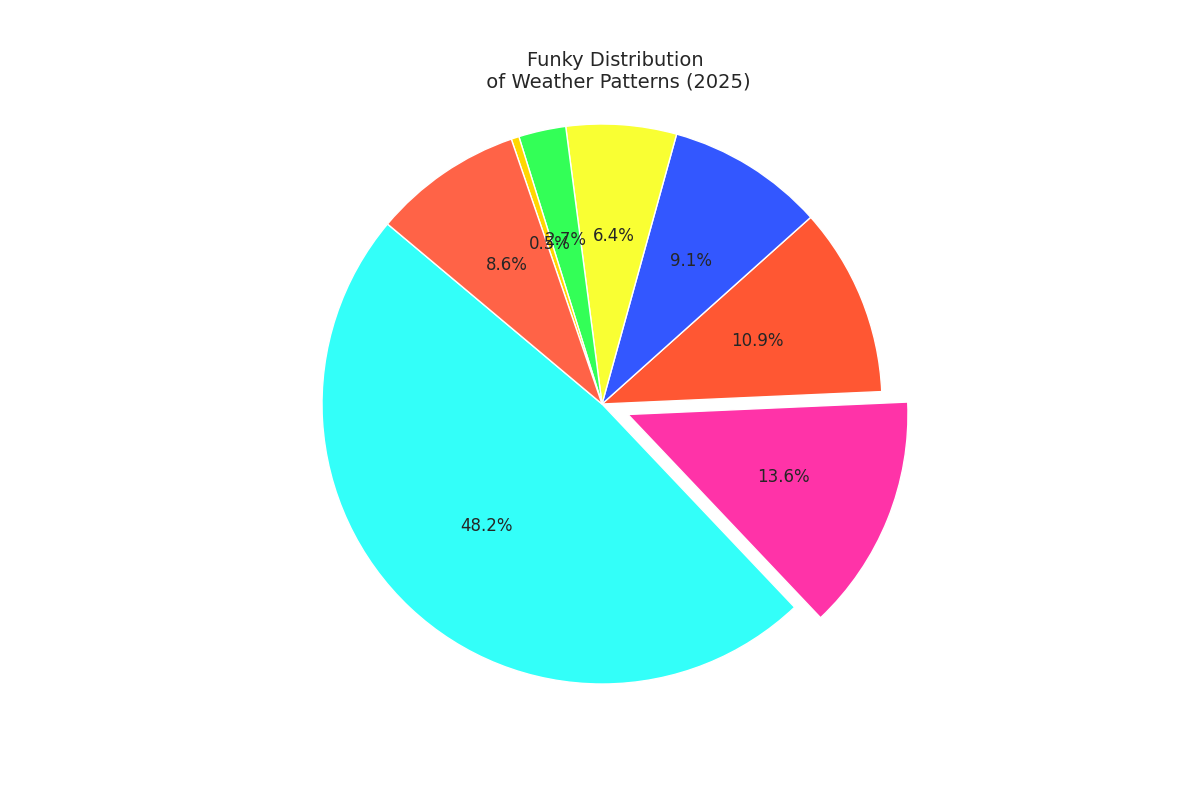

The script that drew this image:
import matplotlib.pyplot as plt

# Randomly altered names for regions
regions = ['Apples', 'Europe', 'Zebras', 'North Pole', 'Bananas & Grapes', 'Oceania', 
           'Marsupials', 'Middle Earth']
usage_percentages = [53, 15, 12, 10, 7, 3, 0.5, 9.5]

colors = ['#33FFF9', '#FF33A8', '#FF5733', '#3357FF', '#F9FF33', '#33FF57', '#FFD700', '#FF6347']
explode = (0, 0.1, 0, 0, 0, 0, 0, 0)

plt.figure(figsize=(12, 8))
plt.pie(usage_percentages, startangle=140, colors=colors,
        explode=explode, autopct='%1.1f%%')

# Randomly altered chart title
plt.title('Funky Distribution\n of Weather Patterns (2025)', fontsize=14, fontweight='medium')
plt.axis('equal')
plt.show()
